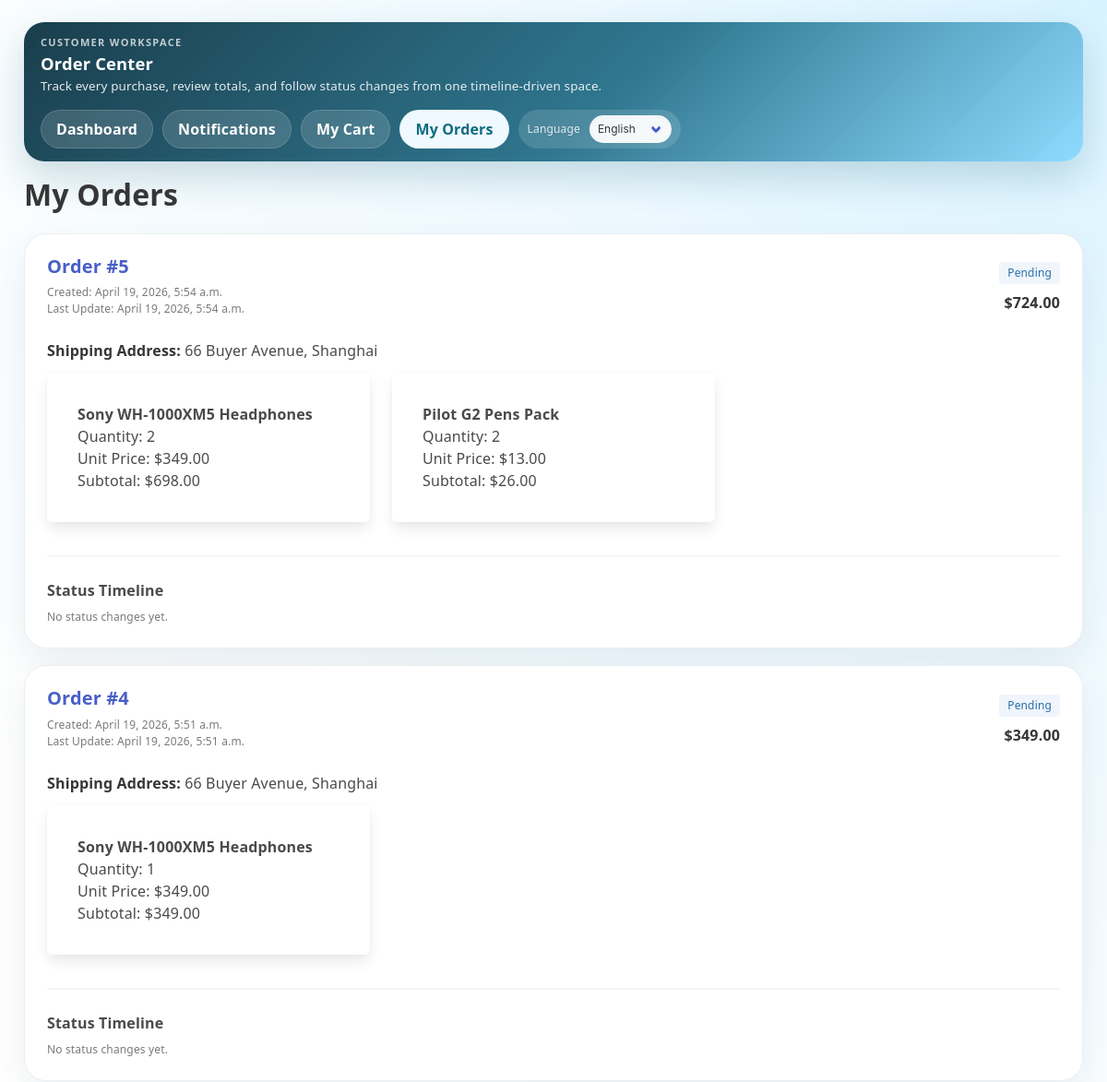
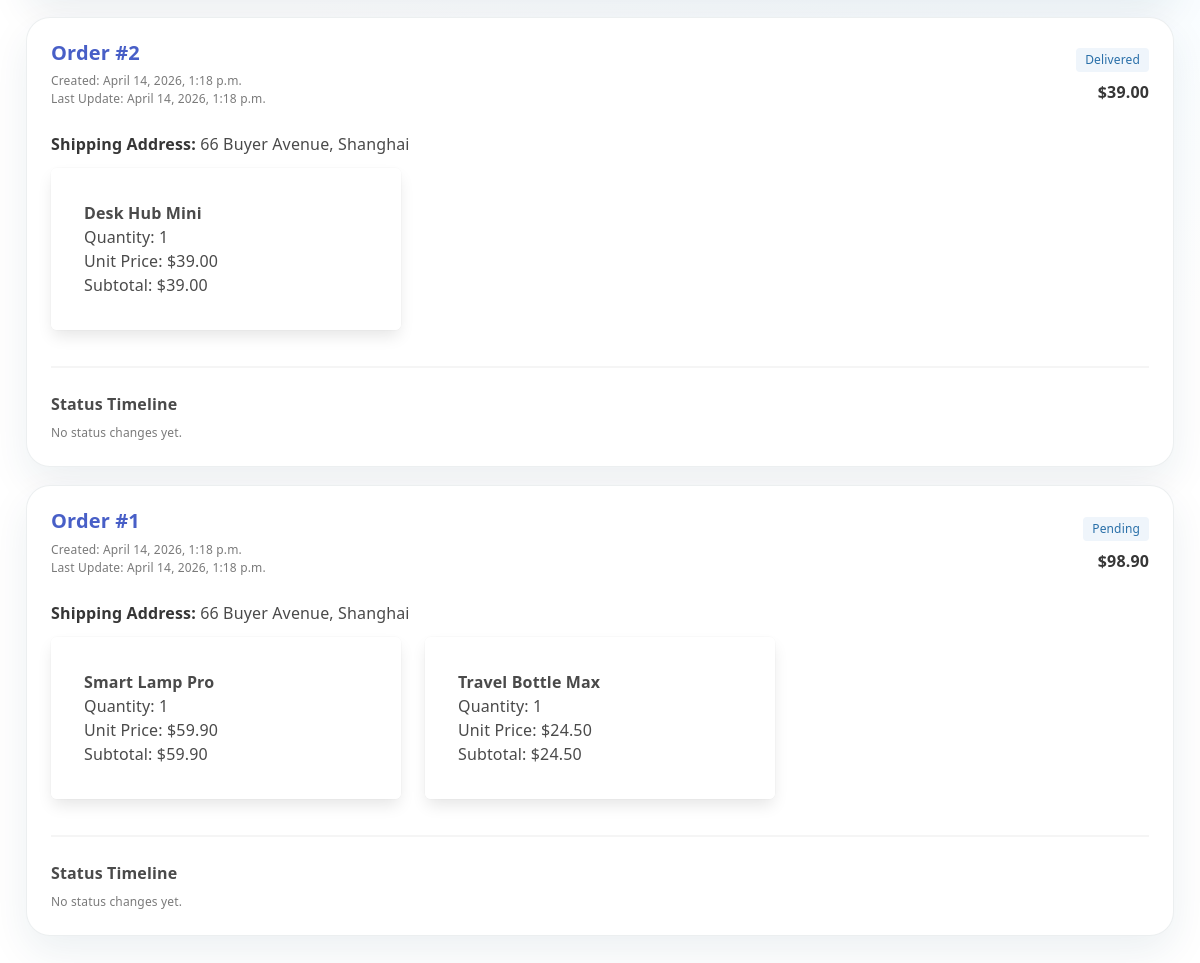
/shop/order/ (signed in), run on the app's committed database (2 pictures, top to bottom).
### shop/models.py (models this page shows, shortened)
class Order(models.Model):
    STATUS_CHOICES = [
        ('pending', _('Pending')),
        ('shipped', _('Shipped')),
        ('delivered', _('Delivered')),
        ('cancelled', _('Cancelled')),
        ('hold', _('Hold')),
        ('returned', _('Returned')),
    ]
    status = models.CharField(max_length=20, choices=STATUS_CHOICES, default='pending')
    user = models.ForeignKey(settings.AUTH_USER_MODEL, on_delete=models.CASCADE)
    total_amount = models.DecimalField(max_digits=10, decimal_places=2)
    total_price = models.DecimalField(max_digits=10, decimal_places=2)
    created_at = models.DateTimeField(auto_now_add=True)
    shipping_address = models.CharField(max_length=255, blank=True)
    shipped_at = models.DateTimeField(null=True, blank=True)
    delivered_at = models.DateTimeField(null=True, blank=True)
    cancelled_at = models.DateTimeField(null=True, blank=True)
    held_at = models.DateTimeField(null=True, blank=True)
    status_updated_at = models.DateTimeField(auto_now_add=True)
    class Meta:
        ordering = ['-created_at']

class OrderItem(models.Model):
    order = models.ForeignKey(Order, on_delete=models.CASCADE, related_name='items')
    product = models.ForeignKey(Product, on_delete=models.CASCADE)
    quantity = models.PositiveIntegerField(default=1)
    unit_price = models.DecimalField(max_digits=10, decimal_places=2)
    subtotal = models.DecimalField(max_digits=10, decimal_places=2)

class Product(models.Model):
    STATUS_CHOICES = [
        ('active', _('Active')),
        ('draft', _('Draft')),
        ('archived', _('Archived')),
    ]
    owner = models.ForeignKey(settings.AUTH_USER_MODEL, on_delete=models.CASCADE, related_name='products', null=True,
                              blank=True)
    name = models.CharField(max_length=255)
    description = models.TextField()
    price = models.DecimalField(max_digits=10, decimal_places=2)
    stock = models.PositiveIntegerField(default=0)
    status = models.CharField(max_length=20, choices=STATUS_CHOICES, default='active')
    image = models.ImageField(upload_to='products/', blank=True, null=True)
    category = models.ForeignKey(Category, on_delete=models.SET_NULL, null=True)
    tags = models.ManyToManyField(Tag, blank=True)
    vendor = models.ForeignKey(Vendor, on_delete=models.CASCADE, related_name='products', null=True, blank=True)
    created_at = models.DateTimeField(auto_now_add=True)
    updated_at = models.DateTimeField(auto_now=True)
    class Meta:
        ordering = ['-created_at']

### shop/views.py (the view)
# urls.py: path('order/', views.order, name='order'),
@login_required
def order(request):
    if request.user.role != 'customer':
        return redirect('login:index')
    orders = Order.objects.filter(user=request.user).prefetch_related(
        Prefetch('items', queryset=OrderItem.objects.select_related('product')),
        'status_history',
    )
    return render(request, 'MyOrders.html', {'orders': orders})

### templates/MyOrders.html (shortened to what this page needs)
{% load i18n static %}
<!DOCTYPE html>
<html lang="{{ LANGUAGE_CODE }}">
<head>
  <link rel="stylesheet" href="{% static 'css/bulma.min.css' %}">
  <link rel="stylesheet" href="{% static 'css/app-ui.css' %}">
</head>
<body>
  <div class="shell">
    <div class="customer-nav-shell">
      <div class="customer-brand">
        <span class="customer-brand-kicker">{% trans "Customer Workspace" %}</span>
        <div class="customer-brand-title">{% trans "Order Center" %}</div>
        <div class="customer-brand-subtitle">{% trans "Track every purchase, review totals, and follow status changes from one timeline-driven space." %}</div>
      </div>
      <div class="customer-nav-right">
        <div class="customer-nav-links">
          <a class="customer-nav-link{% if request.resolver_match.url_name == 'index' %} is-current{% endif %}" href="{% url 'login:index' %}">{% trans "Dashboard" %}</a>
          <a class="customer-nav-link{% if request.resolver_match.url_name == 'notifications' %} is-current{% endif %}" href="{% url 'shop:notifications' %}">{% trans "Notifications" %}</a>
          <a class="customer-nav-link{% if request.resolver_match.url_name == 'cart' %} is-current{% endif %}" href="{% url 'shop:cart' %}">{% trans "My Cart" %}</a>
          <a class="customer-nav-link{% if request.resolver_match.url_name == 'order' or request.resolver_match.url_name == 'order_detail' %} is-current{% endif %}" href="{% url 'shop:order' %}">{% trans "My Orders" %}</a>
        </div>
        {% include 'includes/language_switch.html' %}
      </div>
    </div>
    <h1 class="title is-3 mb-5">{% trans "My Orders" %}</h1>
    {% for order in orders %}
      <div class="order-card">
        <div class="level">
          <div class="level-left">
            <div>
              <p class="title is-5 mb-2"><a href="{% url 'shop:order_detail' order.id %}">{% trans "Order" %} #{{ order.id }}</a></p>
              <p class="is-size-7 has-text-grey">{% trans "Created" %}: {{ order.created_at|date:"DATETIME_FORMAT" }}</p>
              <p class="is-size-7 has-text-grey">{% trans "Last Update" %}: {{ order.status_updated_at|date:"DATETIME_FORMAT" }}</p>
            </div>
          </div>
          <div class="level-right">
            <div>
              <span class="tag is-info is-light">{{ order.get_status_display }}</span>
              <p class="has-text-right mt-2"><strong>${{ order.total_amount }}</strong></p>
            </div>
          </div>
        </div>
        <p class="mb-3"><strong>{% trans "Shipping Address" %}:</strong> {{ order.shipping_address }}</p>
        <div class="columns is-multiline">
          {% for item in order.items.all %}
            <div class="column is-12-mobile is-6-tablet is-4-desktop">
              <div class="box" style="height:100%;">
                <p class="has-text-weight-semibold">{{ item.product.name }}</p>
                <p>{% trans "Quantity" %}: {{ item.quantity }}</p>
                <p>{% trans "Unit Price" %}: ${{ item.unit_price }}</p>
                <p>{% trans "Subtotal" %}: ${{ item.subtotal }}</p>
              </div>
            </div>
          {% endfor %}
        </div>
        <hr>
        <p class="has-text-weight-semibold mb-2">{% trans "Status Timeline" %}</p>
        {% if order.status_history.all %}
          <div class="content is-small">
            <ul class="timeline-list">
              {% for record in order.status_history.all %}
                <li>{{ record.changed_at|date:"DATETIME_FORMAT" }}: {{ record.from_status_display }} → {{ record.to_status_display }}</li>
              {% endfor %}
            </ul>
          </div>
        {% else %}
          <p class="is-size-7 has-text-grey">{% trans "No status changes yet." %}</p>
        {% endif %}
      </div>
    {% empty %}
      <article class="message is-light"><div class="message-body">{% trans "You have not placed any orders yet." %}</div></article>
    {% endfor %}
  </div>
</body>
</html>

### templates/includes/language_switch.html (shortened to what this page needs)
{% load i18n %}
<form action="/i18n/setlang/" method="post" class="language-switch-form" style="display:flex; align-items:center; gap:10px; flex-wrap:wrap;">
  <span class="is-size-7 has-text-grey">{% trans "Language" %}</span>
  <div class="select is-small">
    <select name="language" onchange="this.form.submit()">
      <option value="en" {% if LANGUAGE_CODE == 'en' %}selected{% endif %}>English</option>
    </select>
  </div>
</form>

### static/css/app-ui.css (style rules this page uses)
body { font-family: system-ui, -apple-system, BlinkMacSystemFont, "Segoe UI", Roboto, "Helvetica Neue", Arial, sans-serif; letter-spacing: 0.15px; }
.shell, .page-shell { animation: fadeIn 0.4s cubic-bezier(0.4, 0, 0.2, 1) forwards; }
.panel-box, .hero-box, .product-card, .metric-card, .box, .card, .toolbar { backdrop-filter: blur(12px); -webkit-backdrop-filter: blur(12px); transition: transform 0.3s cubic-bezier(0.4, 0, 0.2, 1), box-shadow 0.3s cubic-bezier(0.4, 0, 0.2, 1); border: 1px solid rgba(255, 255, 255, 0.4); }
.panel-box, .product-card, .metric-card, .box, .card, .toolbar { background: rgba(255, 255, 255, 0.8) !important; }
.input, .textarea, .select select { border-radius: 8px; box-shadow: inset 0 1px 3px rgba(0, 0, 0, 0.03); transition: all 0.3s ease; border: 1px solid rgba(0, 0, 0, 0.1); background-color: rgba(255, 255, 255, 0.85); }
.tag { border-radius: 6px; font-weight: 500; }
.panel-box, .box { padding: 2rem !important; }
.customer-nav-shell { display: flex; align-items: center; justify-content: space-between; gap: 16px; flex-wrap: wrap; padding: 14px 18px; margin-bottom: 18px; border-radius: 22px; background: linear-gradient(135deg, rgba(16, 54, 69, 0.96) 0%, rgba(31, 107, 134, 0.92) 55%, rgba(133, 216, 255, 0.9) 100%); box-shadow: 0 18px 42px rgba(14, 88, 111, 0.2); color: white; }
.customer-brand { display: flex; flex-direction: column; gap: 4px; }
.customer-brand-kicker { font-size: 11px; letter-spacing: 0.12em; text-transform: uppercase; opacity: 0.72; font-weight: 700; }
.customer-brand-title { font-size: 1.15rem; font-weight: 800; line-height: 1.1; }
.customer-brand-subtitle { font-size: 0.84rem; opacity: 0.88; }
.customer-nav-links, .customer-nav-right { display: flex; align-items: center; gap: 10px; flex-wrap: wrap; }
.customer-nav-link { display: inline-flex; align-items: center; justify-content: center; gap: 8px; min-height: 42px; padding: 0 16px; border-radius: 999px; background: rgba(255, 255, 255, 0.14); color: white; font-weight: 700; border: 1px solid rgba(255, 255, 255, 0.16); transition: transform 0.2s ease, background 0.2s ease, border-color 0.2s ease; }
.customer-nav-link.is-primary, .customer-nav-link.is-current { background: #eff9ff; color: #0f6c81; border-color: rgba(233, 247, 253, 0.85); }
.customer-nav-shell .language-switch-form { padding: 6px 10px; border-radius: 999px; background: rgba(255, 255, 255, 0.14); color: white; }
.customer-nav-shell .language-switch-form .has-text-grey, .customer-nav-shell .language-switch-form .is-size-7 { color: rgba(255, 255, 255, 0.82) !important; }
.customer-nav-shell .select select { border-radius: 999px; border-color: rgba(255, 255, 255, 0.18); background: rgba(255, 255, 255, 0.94); }

### templates/MyOrders.html (style rules this page uses)
body { min-height: 100vh; background: radial-gradient(circle at top right, #d8f3ff 0%, #eef9ff 24%, #ffffff 60%); }
.shell { max-width: 1180px; margin: 0 auto; padding: 24px 16px 40px; }
.order-card { background: white; border-radius: 24px; box-shadow: 0 16px 40px rgba(9, 68, 90, 0.08); padding: 24px; margin-bottom: 18px; border: 1px solid rgba(18, 56, 72, 0.08); }

### data on the page
Order: id "5", created_at "April 19, 2026, 5:54 a.m.", status_updated_at "April 19, 2026, 5:54 a.m.", status "Pending", total_amount "724.00", shipping_address "66 Buyer Avenue, Shanghai"
OrderItem: product.name "Sony WH-1000XM5 Headphones", quantity "2", unit_price "349.00", subtotal "698.00"
OrderItem: product.name "Pilot G2 Pens Pack", quantity "2", unit_price "13.00", subtotal "26.00"
Order: id "4", created_at "April 19, 2026, 5:51 a.m.", status_updated_at "April 19, 2026, 5:51 a.m.", status "Pending", total_amount "349.00", shipping_address "66 Buyer Avenue, Shanghai"
OrderItem: product.name "Sony WH-1000XM5 Headphones", quantity "1", unit_price "349.00", subtotal "349.00"
Order: id "2", created_at "April 14, 2026, 1:18 p.m.", status_updated_at "April 14, 2026, 1:18 p.m.", status "Delivered", total_amount "39.00", shipping_address "66 Buyer Avenue, Shanghai"
OrderItem: product.name "Desk Hub Mini", quantity "1", unit_price "39.00", subtotal "39.00"
Order: id "1", created_at "April 14, 2026, 1:18 p.m.", status_updated_at "April 14, 2026, 1:18 p.m.", status "Pending", total_amount "98.90", shipping_address "66 Buyer Avenue, Shanghai"
OrderItem: product.name "Smart Lamp Pro", quantity "1", unit_price "59.90", subtotal "59.90"
OrderItem: product.name "Travel Bottle Max", quantity "1", unit_price "24.50", subtotal "24.50"
